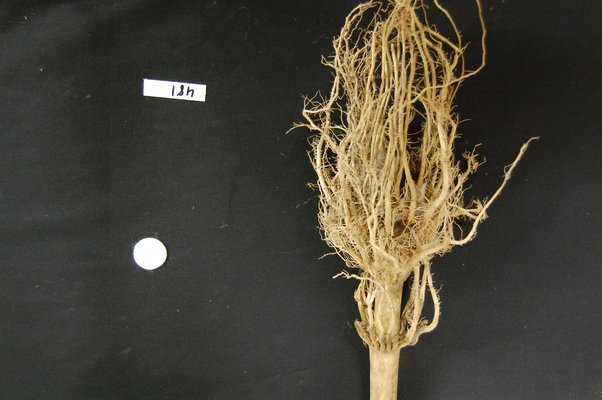
#> input picture Data Manipulation/19260677/maize-root-cluster.jpg, 602 x 400 px, found by its file name
$ jupyter execute --allow-errors Untitled2.ipynb
#> lines starting #> are read from the running program, lines starting #| are printed output that depends on the picture; after the words box and inside, x2 and y2 are one past the last pixel; in counts of white or black regions, pixels touching at a corner belong together
[cell 1]
import numpy as np
from matplotlib import pyplot as plt
np.set_printoptions(suppress=True) #prevent numpy exponential

[cell 2]
"""Python libraries for learning and performing image processing."""

import ipympl
import matplotlib.pyplot as plt
import numpy as np
import skimage as ski

[cell 3]
"""Python library for reading and writing images."""

import imageio.v3 as iio

#> (a cell that did not finish here is left out)

[cell 5]
fig, ax = plt.subplots()
#> (the rest of this cell did not finish here and is left out)

#> (a cell that did not finish here is left out)

#> (a cell that did not finish here is left out)

[cell 8]
# set the random seed so we all get the same matrix
pseudorandomizer = np.random.RandomState(2021)
# create a 4 × 4 checkerboard of random colours
checkerboard = pseudorandomizer.randint(0, 255, size=(4, 4, 3))
# restore the default map as you show the image
fig, ax = plt.subplots()
ax.imshow(checkerboard)
# display the arrays
print(checkerboard)

[cell 9]
red_channel = checkerboard * [1, 0, 0]
fig, ax = plt.subplots()
ax.imshow(red_channel)
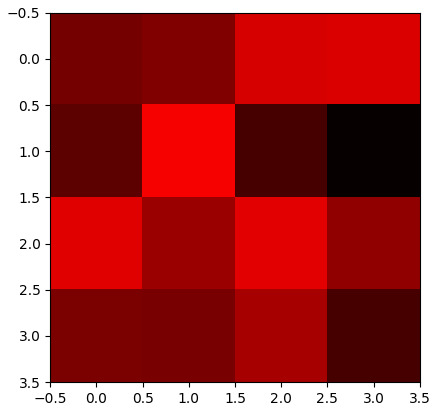
#> figure drawn by matplotlib, 1 panel

[cell 10]
green_channel = checkerboard * [0, 1, 0]
fig, ax = plt.subplots()
ax.imshow(green_channel)
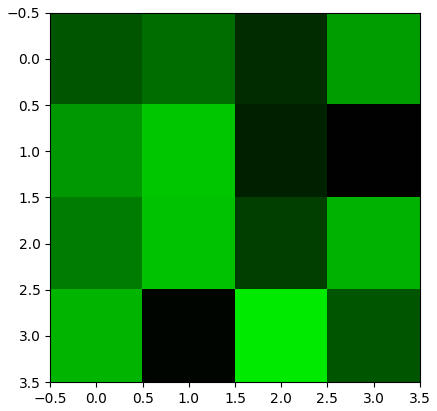
#> figure drawn by matplotlib, 1 panel

[cell 11]
blue_channel = checkerboard * [0, 0, 1]
fig, ax = plt.subplots()
ax.imshow(blue_channel)
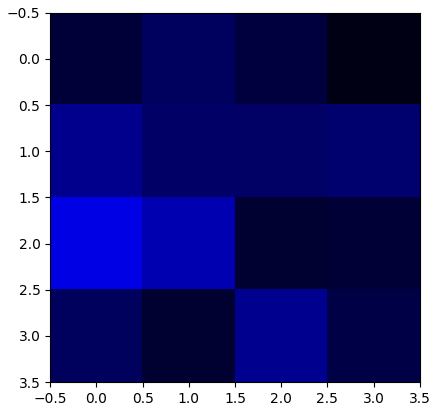
#> figure drawn by matplotlib, 1 panel

When loading an image with imageio, in certain situations the image is stored in a read-only array. If you attempt to manipulate the pixels in a read-only array, you will receive an error message ValueError: assignment destination is read-only. In order to make the image array writeable, we can create a copy with image = np.array(image) before manipulating the pixel values.

[cell 12]
# read input image
maize_roots = iio.imread(uri="maize-root-cluster.jpg")
#> maize_roots is the input picture: shape (400, 602, 3); mean R, G, B 70.5, 66.4, 54.5
maize_roots = np.array(maize_roots)

# display original image
fig, ax = plt.subplots()
ax.imshow(maize_roots)

[cell 13]
maize_roots[maize_roots < 128] = 0
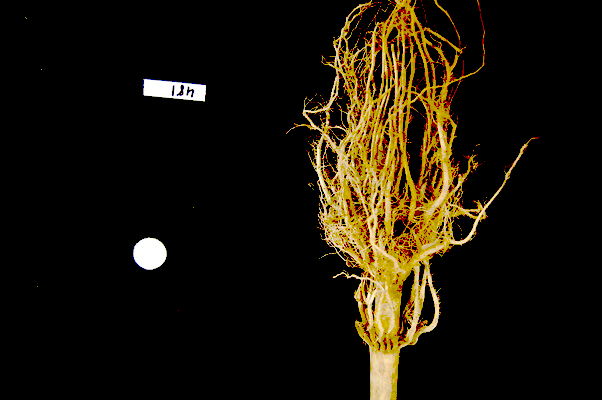
#> maize_roots: shape (400, 602, 3); mean R, G, B 27.3, 20.7, 7.7

# display modified image
fig, ax = plt.subplots()
ax.imshow(maize_roots)

[cell 14]
# extract and display sub-image
clipped_maize = maize_roots[0:400, 275:550, :]
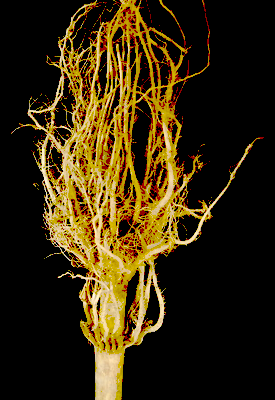
#> clipped_maize: shape (400, 275, 3); mean R, G, B 55.6, 41.2, 12.6
fig, ax = plt.subplots()
ax.imshow(clipped_maize)


# save sub-image
iio.imwrite(uri="clipped_maize.jpg", image=clipped_maize)
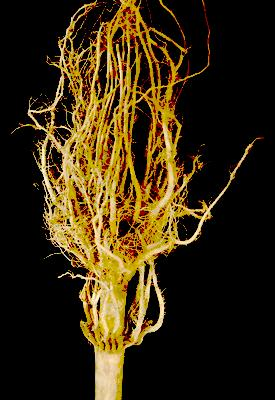
#> saved as clipped_maize.jpg: shape (400, 275, 3); mean R, G, B 56.3, 42.3, 17.7

[cell 15]
# Load the image
wellplate = iio.imread(uri="wellplate-01.jpg")
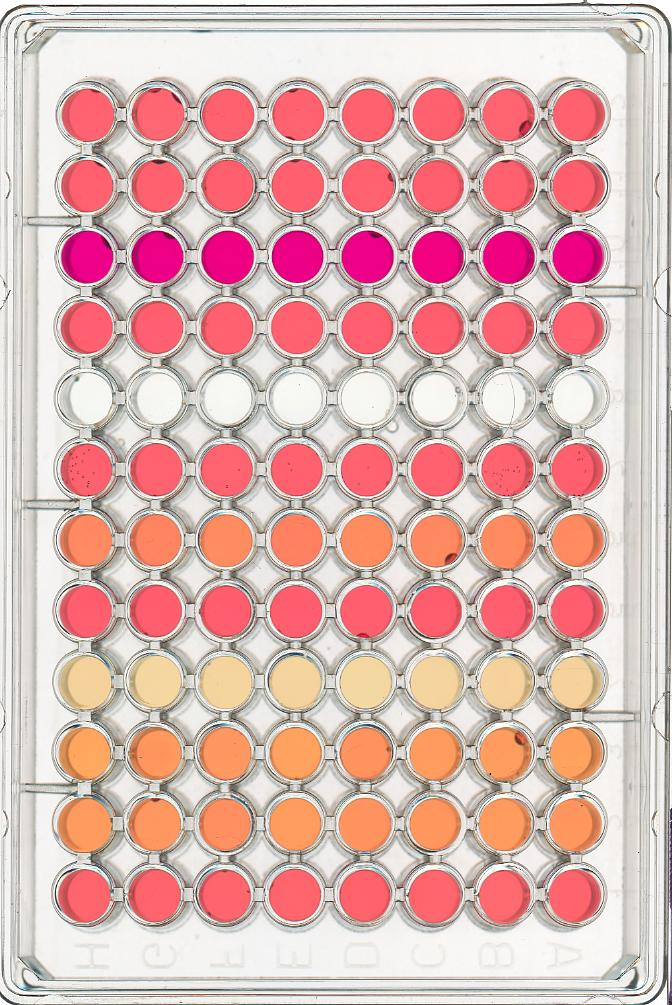
#> input picture Data Manipulation/19260677/wellplate-01.jpg, 672 x 1005 px, found by its file name
#> wellplate is the input picture: shape (1005, 672, 3); mean R, G, B 220.1, 181, 177.8
wellplate = np.array(wellplate)

# Display the image
fig, ax = plt.subplots()
ax.imshow(wellplate)

#> (a cell that did not finish here is left out)

[cell 17]
bacteria = iio.imread(uri="colonies-01.tif")
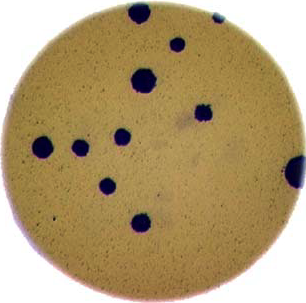
#> input picture Data Manipulation/19260677/colonies-01.tif, 306 x 303 px, found by its file name
#> bacteria is the input picture: shape (303, 306, 3); mean R, G, B 177.7, 155.8, 113.9
gray_image = ski.color.rgb2gray(bacteria)
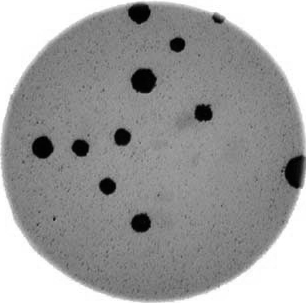
#> gray_image: shape (303, 306) float64; min 0.00223, max 1, mean 0.617
blurred_image = ski.filters.gaussian(gray_image, sigma=1.0)

t = 0.2
binary_mask = blurred_image < t
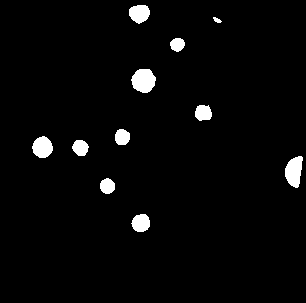
#> binary_mask: shape (303, 306) bool; 3% white; 11 white regions, largest, box (x1, y1, x2, y2) and area: (131, 69, 156, 93) 456, (285, 156, 303, 188) 410, (32, 136, 53, 158) 344

fig, ax = plt.subplots()
ax.imshow(binary_mask, cmap="gray")
